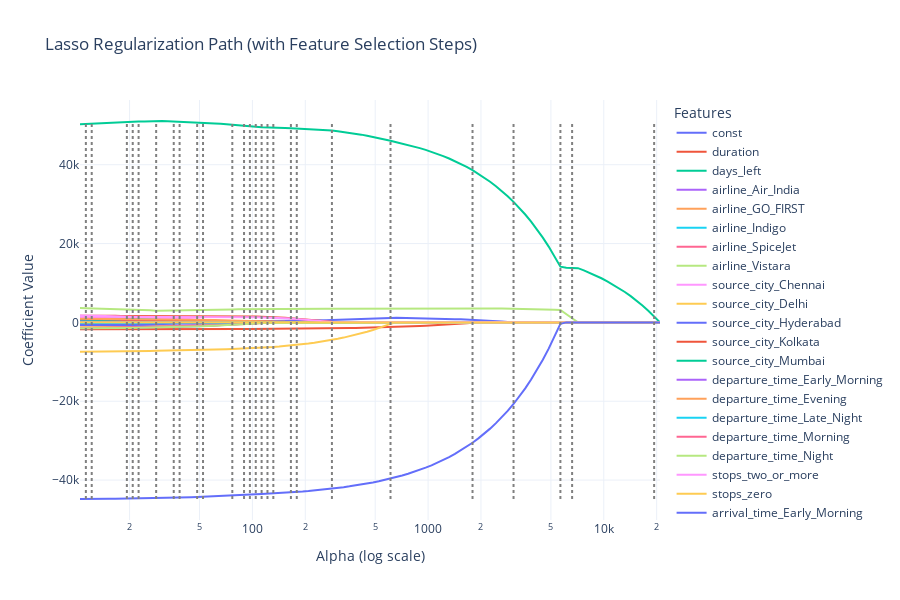

Notebook source saved alongside this figure:
### Code cell
import numpy as np
import plotly.graph_objects as go
from sklearn.linear_model import lasso_path

# Compute Lasso path
X_pipeline = preprocessor.fit_transform(X_train)
alphas_lasso, coefs_lasso, _ = lasso_path(X_pipeline, y_train, eps=5e-4)
feature_names = X_train.columns.to_list()

# Count non-zero coefficients per alpha
nonzero_counts = (coefs_lasso != 0).sum(axis=0)

# Find where non-zero count changes
change_indices = np.where(np.diff(nonzero_counts) != 0)[0] + 1
change_alphas = alphas_lasso[change_indices]
change_counts = nonzero_counts[change_indices]

# Create base plot: coefficient paths
fig = go.Figure()

for coef, name in zip(coefs_lasso, feature_names):
    fig.add_trace(go.Scatter(
        x=alphas_lasso,
        y=coef,
        mode='lines',
        name=name
    ))

# Add vertical dotted lines where non-zero feature count changes
for alpha, count in zip(change_alphas, change_counts):
    fig.add_trace(go.Scatter(
        x=[alpha, alpha],
        y=[coefs_lasso.min(), coefs_lasso.max()],
        mode='lines',
        line=dict(dash='dot', color='gray'),
        showlegend=False,
        hovertemplate=f"Alpha: {alpha:.4f}<br>Non-zero features: {count}<extra></extra>"
    ))

# Final layout
fig.update_layout(
    title='Lasso Regularization Path (with Feature Selection Steps)',
    xaxis=dict(title='Alpha (log scale)', type='log'),
    yaxis=dict(title='Coefficient Value'),
    template='plotly_white',
    legend_title_text='Features',
    width=900,
    height=600
)

fig.show()
